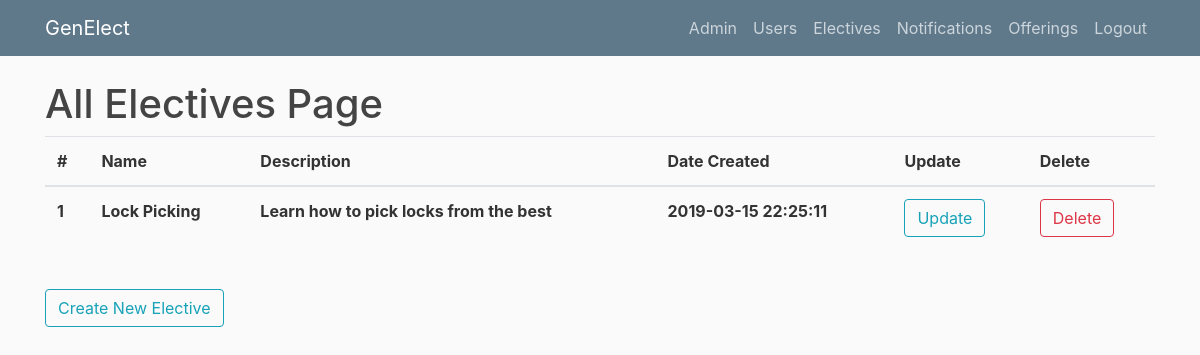
Page /allelectives (signed in) on the earlier database version.
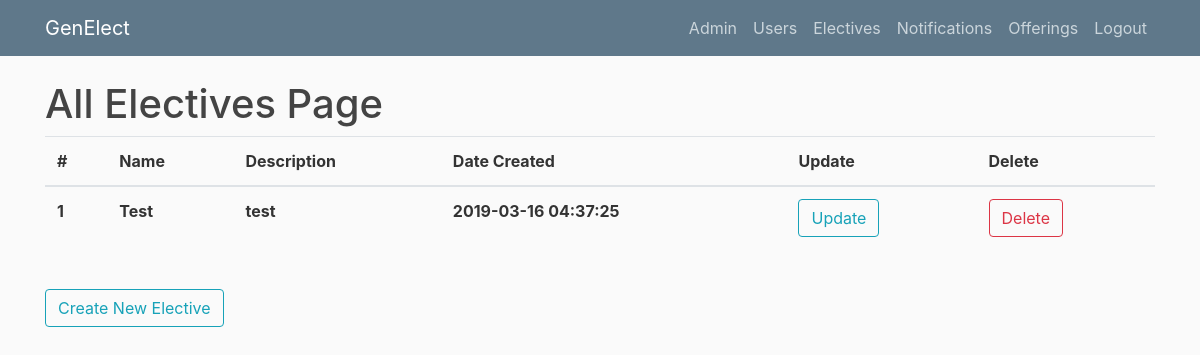
Same page on the later database version.
### genElect/models.py (models this page shows)
class Base(db.Model):
    __abstract__ = True
    id = db.Column(db.Integer, primary_key=True, autoincrement=True)
    date_created = db.Column(db.DateTime, default=db.func.current_timestamp())
    date_modified = db.Column(db.DateTime, default=db.func.current_timestamp(),
            onupdate=db.func.current_timestamp())

class Electives(Base):
    __tablename__ = 'electives'
    name = db.Column(db.String(100))
    description = db.Column(db.String(500))
    prerequisites = db.Column(db.String(500))
    offerings = db.relationship('Offerings', backref='elective', lazy=True)

### genElect/__init__.py (the view)
@app.route("/allelectives")
def allelectives():
    if current_user.is_authenticated and (current_user.role == "admin" or current_user.role == "instructor"):
        electives = Electives.query.all()
        return render_template('allelectives.html', electives=electives, title="Electives")
    else:
        return render_template('denied.html')

### genElect/__init__.py (called while the page is built)
@login_manager.user_loader
def load_user(user_id):
    return Users.query.get(int(user_id))

### genElect/templates/allelectives.html
{% extends "layout.html" %}
{% block content %}
    <h1>All Electives Page</h1>
	<table class="table">
	  <thead>
	    <tr>
	      <th scope="col">#</th>
	      <th scope="col">Name</th>
	      <th scope="col">Description</th>
	      <th scope="col">Date Created</th>
	      <th scope="col">Update</th>
	      <th scope="col">Delete</th>
	    </tr>
	  </thead>
	  <tbody>
	  	{% for elective in electives %}
	    <tr>
	      <th scope="row">{{elective.id}}</th>
	      <th scope="row">{{elective.name}}</th>
	      <th scope="row">{{elective.description}}</th>
	      <th scope="row">{{elective.date_created}}</th>
	      <th scope="row"><button type="button" onclick="window.location.href = '/editelective/{{elective.id}}'" class="btn btn-outline-info">Update</button></th>
	      <th scope="row"><button type="button" onclick="window.location.href = '/deleteelective/{{elective.id}}'" class="btn btn-outline-danger">Delete</button></th>
	    </tr>
	    {% endfor %}
	  </tbody>
	</table>
    <br><button type="button" onclick="window.location.href = '/createelective'" class="btn btn-outline-info">Create New Elective</button>
{% endblock content %}

Differences in the rows shown:
changed Electives id 1: name "Lock Picking" → "Test"; description "Learn how to pick locks from the best" → "test"; date_created "2019-03-15 22:25:11" → "2019-03-16 04:37:25"
